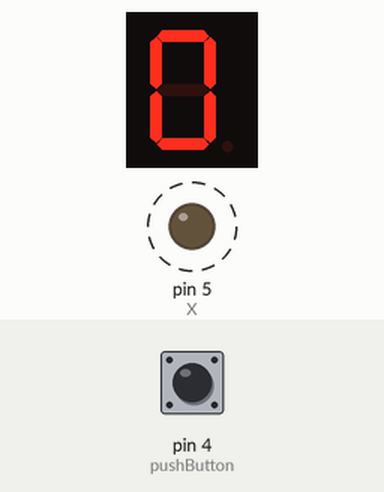
A sketch run on a simulated Arduino Uno, built with avr-gcc and run on an emulated ATmega328P. Parts: 1-digit seven-segment display, output pins drawn as LEDs (lit = HIGH). Wiring (inferred from the names in the program): 1-digit 7-segment display, segments lit when LOW: segments pin 13, pin 12, pin 11, pin 10, pin 9, pin 8, pin 7, pin 6. Dashed ring = blinking. Inputs (shaded band) come from the test bench; at power-on: pin 4 (pushButton) HIGH. The segment pins are drawn as the display they are named for; pins used as bus, display or sensor lines are not drawn.

Above: at 1.29 s.
2.2 s: pin 4 (pushButton) pulled LOW for 3.2 s
At 2.64 s:
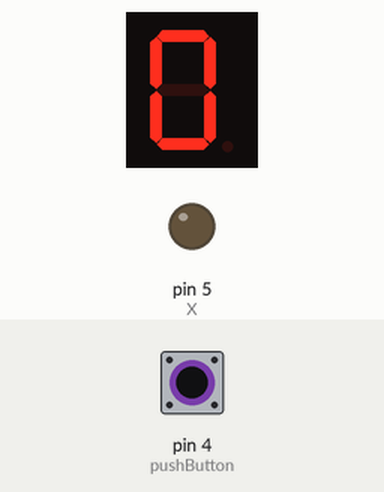
At 3.8 s:
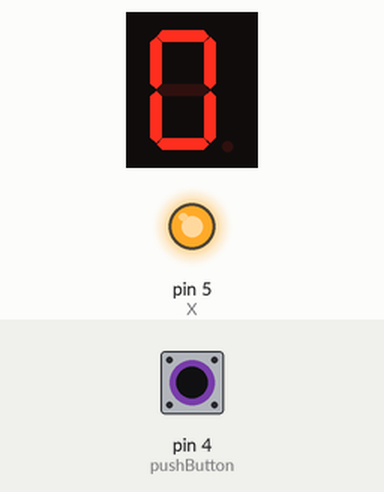
Timing chart, 0 to 12.9 s (numbered marks = the images above; inputs shaded):
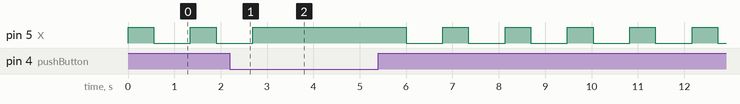

Measured:
- by itself, pin 5 (X): repeats every 1.3 s: LOW 0.79 s, HIGH 0.55 s

The sketch:

Moon-Earth.ino
```cpp
int A = 13;
int B = 12;
int C = 11;
int D = 10;
int E = 9;
int F = 8;
int G = 7;
int H = 6;
int X = 5;
int pushButton = 4;
int TIME = 46; //time-step in ms
int buttonState1 = 0;
int buttonState2 = 0;

// the setup routine runs once when you press reset:
void setup() {
  // initialize the digital pin as an output.
  pinMode(A, OUTPUT);
  pinMode(B, OUTPUT);
  pinMode(C, OUTPUT);
  pinMode(D, OUTPUT);
  pinMode(E, OUTPUT);
  pinMode(F, OUTPUT);
  pinMode(G, OUTPUT);
  pinMode(H, OUTPUT);
  pinMode(X, OUTPUT);
  pinMode(pushButton, INPUT);

}

// the loop routine runs over and over again forever:
void loop() {
  buttonState1 = digitalRead(pushButton);
  delay(2);
  buttonState2 = digitalRead(pushButton);

  //initial state: all LEDS off
  digitalWrite(X, HIGH);
  digitalWrite(E, LOW);
  digitalWrite(F, LOW);
  digitalWrite(G, HIGH);
  digitalWrite(H, HIGH);

  if (buttonState1 == buttonState2){
    if (buttonState2 == 1){
  digitalWrite(X, HIGH);
  digitalWrite(E, HIGH);
  digitalWrite(F, HIGH);
  digitalWrite(G, LOW);
  digitalWrite(H, HIGH);
 delay(TIME);
  digitalWrite(E, LOW);
  digitalWrite(F, HIGH);
  digitalWrite(G, LOW);
  digitalWrite(H, HIGH);
 delay(TIME);
  digitalWrite(E, HIGH);
  digitalWrite(F, LOW);
  digitalWrite(G, LOW);
  digitalWrite(H, HIGH);
 delay(TIME);
  digitalWrite(E, LOW);
  digitalWrite(F, LOW);
  digitalWrite(G, LOW);
  digitalWrite(H, HIGH);
 delay(TIME);
  digitalWrite(E, HIGH);
  digitalWrite(F, HIGH);
  digitalWrite(G, HIGH);
  digitalWrite(H, LOW);
 delay(TIME);
  digitalWrite(E, LOW);
  digitalWrite(F, HIGH);
  digitalWrite(G, HIGH);
  digitalWrite(H, LOW);
 delay(TIME);
  digitalWrite(E, HIGH);
  digitalWrite(F, LOW);
  digitalWrite(G, HIGH);
  digitalWrite(H, LOW);
 delay(TIME);
  digitalWrite(E, LOW);
  digitalWrite(F, LOW);
  digitalWrite(G, HIGH);
  digitalWrite(H, LOW);
 delay(TIME);
  digitalWrite(E, HIGH);
  digitalWrite(F, HIGH);
  digitalWrite(G, LOW);
  digitalWrite(H, LOW);
 delay(TIME);
  digitalWrite(E, LOW);
  digitalWrite(F, HIGH);
  digitalWrite(G, LOW);
  digitalWrite(H, LOW);
 delay(TIME);
  digitalWrite(E, HIGH);
  digitalWrite(F, LOW);
  digitalWrite(G, LOW);
  digitalWrite(H, LOW);
 delay(TIME);
  digitalWrite(E, LOW);
  digitalWrite(F, LOW);
  digitalWrite(G, LOW);
  digitalWrite(H, LOW);
 delay(TIME);		    //turning off second chip
  digitalWrite(E, LOW);
  digitalWrite(F, LOW);
  digitalWrite(G, HIGH);
  digitalWrite(H, HIGH);
  digitalWrite(X, LOW);     //first chip
  digitalWrite(A, HIGH);
  digitalWrite(B, HIGH);
  digitalWrite(C, HIGH);
  digitalWrite(D, HIGH);
 delay(TIME);
  digitalWrite(A, LOW);
  digitalWrite(B, HIGH);
  digitalWrite(C, HIGH);
  digitalWrite(D, HIGH);
 delay(TIME);
  digitalWrite(A, HIGH);
  digitalWrite(B, LOW);
  digitalWrite(C, HIGH);
  digitalWrite(D, HIGH);
 delay(TIME);
  digitalWrite(A, LOW);
  digitalWrite(B, LOW);
  digitalWrite(C, HIGH);
  digitalWrite(D, HIGH);
 delay(TIME);
  digitalWrite(A, HIGH);
  digitalWrite(B, HIGH);
  digitalWrite(C, LOW);
  digitalWrite(D, HIGH);
 delay(TIME);
  digitalWrite(A, LOW);
  digitalWrite(B, HIGH);
  digitalWrite(C, LOW);
  digitalWrite(D, HIGH);
 delay(TIME);
  digitalWrite(A, HIGH);
  digitalWrite(B, LOW);
  digitalWrite(C, LOW);
  digitalWrite(D, HIGH);
 delay(TIME);
  digitalWrite(A, LOW);
  digitalWrite(B, LOW);
  digitalWrite(C, LOW);
  digitalWrite(D, HIGH);
 delay(TIME);
  digitalWrite(A, HIGH);
  digitalWrite(B, HIGH);
  digitalWrite(C, HIGH);
  digitalWrite(D, LOW);
 delay(TIME);
  digitalWrite(A, LOW);
  digitalWrite(B, HIGH);
  digitalWrite(C, HIGH);
  digitalWrite(D, LOW);
 delay(TIME);
  digitalWrite(A, HIGH);
  digitalWrite(B, LOW);
  digitalWrite(C, HIGH);
  digitalWrite(D, LOW);
 delay(TIME);
  digitalWrite(A, LOW);
  digitalWrite(B, LOW);
  digitalWrite(C, HIGH);
  digitalWrite(D, LOW);
 delay(TIME);
  digitalWrite(A, HIGH);
  digitalWrite(B, HIGH);
  digitalWrite(C, LOW);
  digitalWrite(D, LOW);
 delay(TIME);
  digitalWrite(A, LOW);
  digitalWrite(B, HIGH);
  digitalWrite(C, LOW);
  digitalWrite(D, LOW);
 delay(TIME);
  digitalWrite(A, HIGH);
  digitalWrite(B, LOW);
  digitalWrite(C, LOW);
  digitalWrite(D, LOW);
 delay(TIME);
  digitalWrite(A, LOW);
  digitalWrite(B, LOW);
  digitalWrite(C, LOW);
  digitalWrite(D, LOW);
//final state: all LEDs off
  digitalWrite(E, LOW);
  digitalWrite(F, LOW);
  digitalWrite(G, HIGH);
  digitalWrite(H, HIGH);

  //clear buttonStates
  buttonState1 = 0;
  buttonState2 = 0;
  }
  }
  delay(100);
}
```
